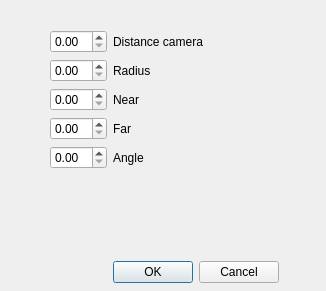
<?xml version="1.0" encoding="UTF-8"?>
<ui version="4.0">
 <class>FrustumDialog</class>
 <widget class="QDialog" name="FrustumDialog">
  <property name="geometry">
   <rect>
    <x>0</x>
    <y>0</y>
    <width>326</width>
    <height>291</height>
   </rect>
  </property>
  <property name="windowTitle">
   <string>FrustumDialog</string>
  </property>
  <widget class="QDialogButtonBox" name="buttonBox">
   <property name="geometry">
    <rect>
     <x>110</x>
     <y>260</y>
     <width>169</width>
     <height>25</height>
    </rect>
   </property>
   <property name="standardButtons">
    <set>QDialogButtonBox::Cancel|QDialogButtonBox::Ok</set>
   </property>
  </widget>
  <widget class="QWidget" name="formLayoutWidget">
   <property name="geometry">
    <rect>
     <x>50</x>
     <y>30</y>
     <width>190</width>
     <height>211</height>
    </rect>
   </property>
   <layout class="QFormLayout" name="formLayout">
    <property name="labelAlignment">
     <set>Qt::AlignRight|Qt::AlignTrailing|Qt::AlignVCenter</set>
    </property>
    <item row="1" column="1">
     <widget class="QLabel" name="label_dist_cam">
      <property name="text">
       <string>Distance camera</string>
      </property>
     </widget>
    </item>
    <item row="1" column="0">
     <widget class="QDoubleSpinBox" name="box_dist_camera"/>
    </item>
    <item row="2" column="1">
     <widget class="QLabel" name="label_radius">
      <property name="text">
       <string>Radius</string>
      </property>
     </widget>
    </item>
    <item row="2" column="0">
     <widget class="QDoubleSpinBox" name="box_radius"/>
    </item>
    <item row="3" column="0">
     <widget class="QDoubleSpinBox" name="box_near"/>
    </item>
    <item row="3" column="1">
     <widget class="QLabel" name="label_near">
      <property name="text">
       <string>Near</string>
      </property>
     </widget>
    </item>
    <item row="4" column="0">
     <widget class="QDoubleSpinBox" name="box_far"/>
    </item>
    <item row="4" column="1">
     <widget class="QLabel" name="label_far">
      <property name="text">
       <string>Far</string>
      </property>
     </widget>
    </item>
    <item row="5" column="0">
     <widget class="QDoubleSpinBox" name="box_angle"/>
    </item>
    <item row="5" column="1">
     <widget class="QLabel" name="label_angle">
      <property name="text">
       <string>Angle</string>
      </property>
     </widget>
    </item>
   </layout>
  </widget>
 </widget>
 <resources/>
 <connections/>
</ui>
